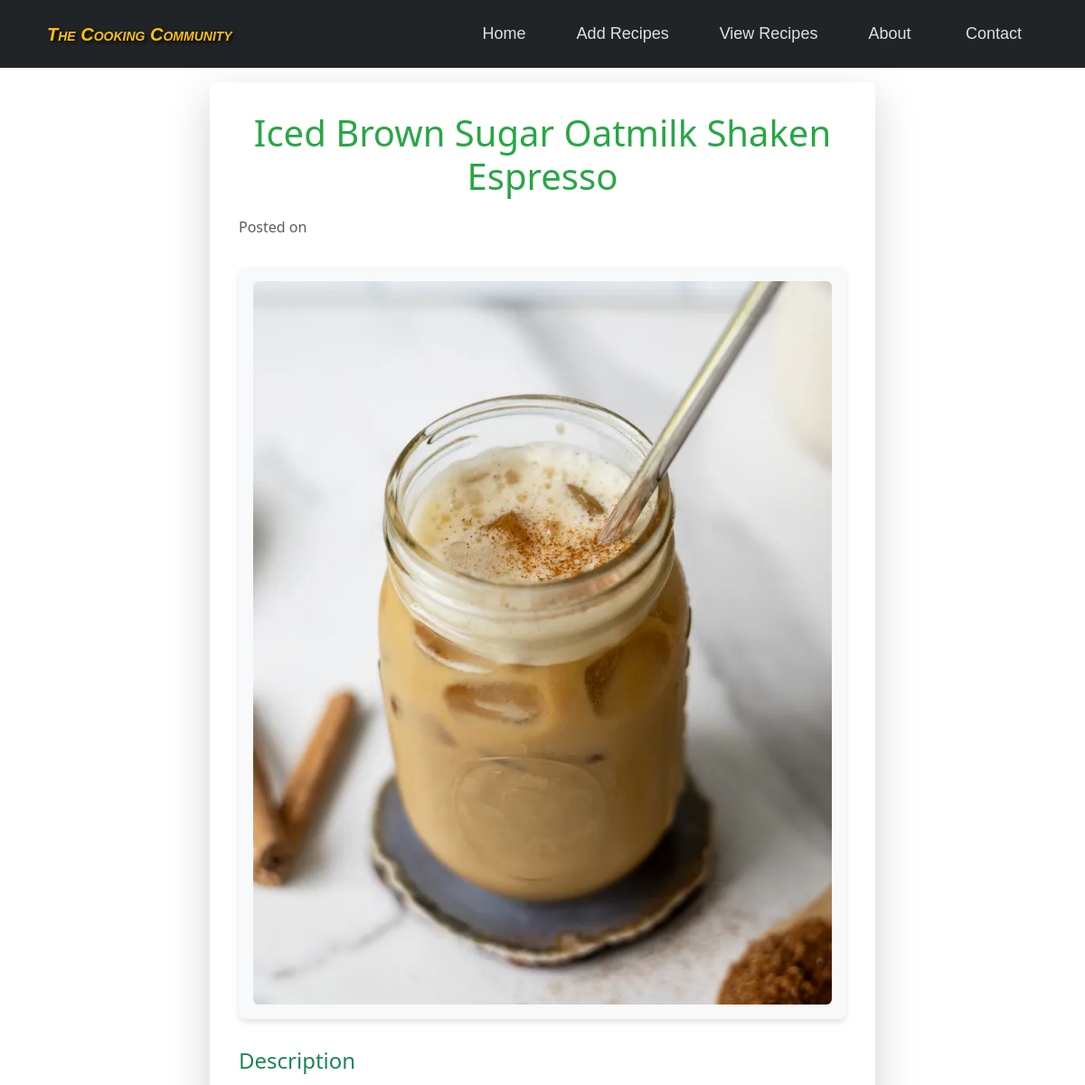
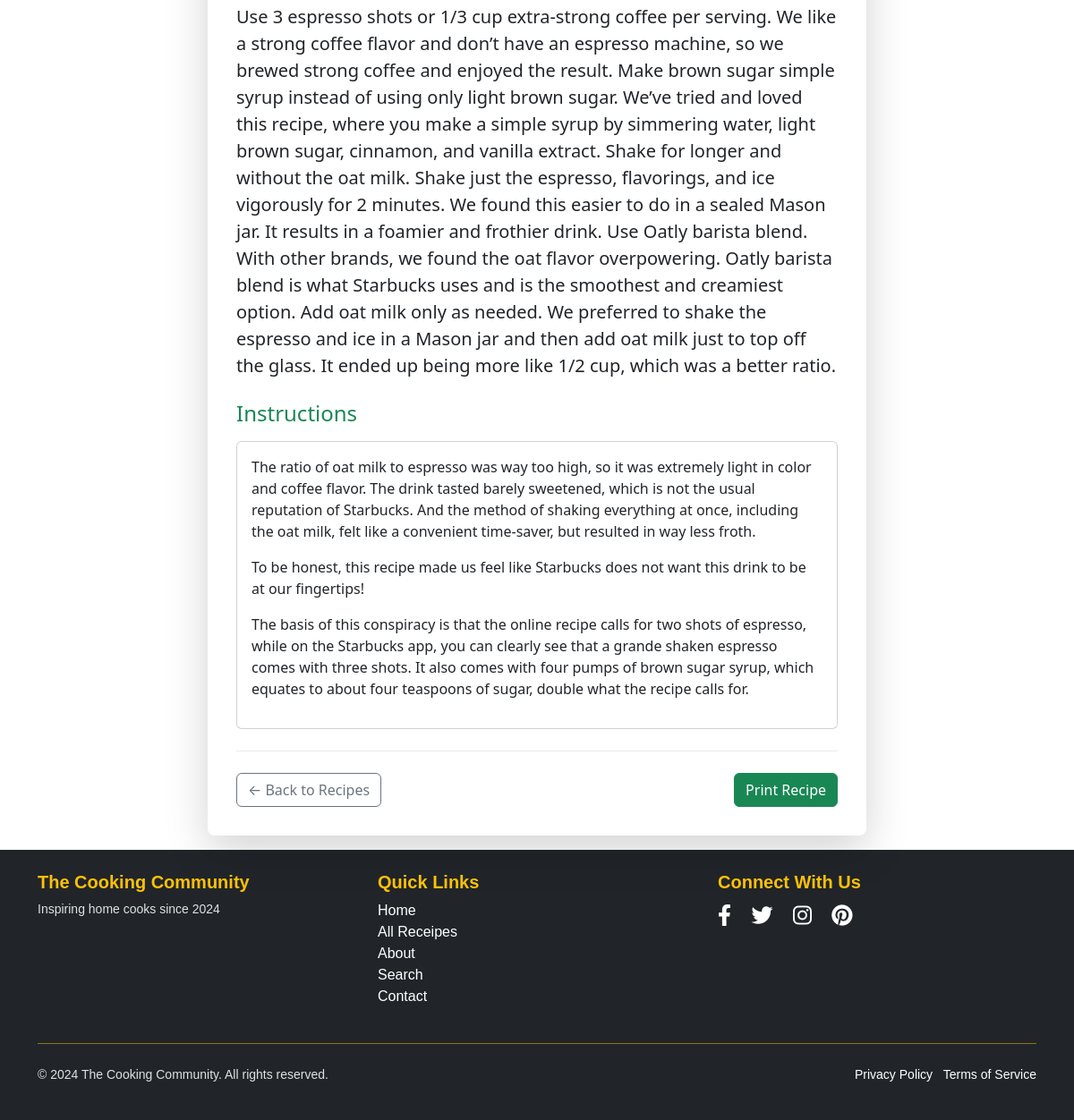
The app's page /view_blog/11/ with its own data (2 pictures, top to bottom).
### vege/models.py (models this page shows)
class Receipe(models.Model):
    receipe_name = models.CharField(max_length=100)
    receipe_description = models.TextField(max_length=1000)
    receipe_instructions = models.TextField(default=None)
    receipe_image = models.ImageField(upload_to='receipes')

### vege/views.py (the view)
# urls.py: path('view_blog/<int:recipe_id>/', views.view_blog, name='view_blog'),
def view_blog(request, recipe_id):
    recipe = get_object_or_404(Receipe, id=recipe_id)
    return render(request, 'view_blog.html', {'recipe': recipe})

### vege/templates/view_blog.html (shortened to what this page needs)
{% extends 'base.html' %}
{% block content %}
<div class="container mt-5">
    <div class="row">
        <div class="col-lg-8 offset-lg-2">
            <article class="blog-post shadow-lg">
                <header class="blog-post-header mb-4">
                    <h1 class="blog-title display-4">{{ recipe.receipe_name }}</h1>
                    <p class="text-muted">Posted on {{ recipe.created_at|date:"F d, Y" }}</p>
                </header>
                <figure class="blog-post-image mb-4">
                    <img src="{{ recipe.receipe_image.url }}" alt="{{ recipe.receipe_name }}" class="img-fluid rounded">
                </figure>
                <section class="blog-post-content">
                    <h2 class="h4 text-success mb-3">Description</h2>
                    <p class="lead mb-4">{{ recipe.receipe_description }}</p>
                    <h2 class="h4 text-success mb-3">Instructions</h2>
                    <div class="card">
                        <div class="card-body">
                            {{ recipe.receipe_instructions|linebreaks }}
                        </div>
                    </div>
                </section>
                <footer class="blog-post-footer mt-4">
                    <div class="d-flex justify-content-between align-items-center">
                        <a href="{% url 'view_receipes' %}" class="btn btn-outline-secondary">&larr; Back to Recipes</a>
                        <button class="btn btn-success" onclick="window.print()">Print Recipe</button>
                    </div>
                </footer>
            </article>
        </div>
    </div>
</div>
{% endblock %}

### vege/templates/view_blog.html (style rules this page uses)
.blog-title { color: #28a745; font-size: 2.5rem; text-align: center; margin-bottom: 20px; }
.blog-post-image { max-width: 100%; height: auto; margin: 2rem 0; padding: 1rem; background-color: #f8f9fa; border-radius: 8px; box-shadow: 0 4px 6px rgba(0, 0, 0, 0.1); }
.blog-post-image img { width: 100%; height: auto; object-fit: cover; border-radius: 4px; }
.blog-post { margin-top: -2rem; margin-bottom: 1rem; padding: 2rem; background-color: #ffffff; border-radius: 8px; box-shadow: 0 2px 4px rgba(0, 0, 0, 0.05); }
.blog-post-header { margin-bottom: 2rem; }
.blog-post-content { margin-top: 2rem; }
.blog-post-footer { margin-top: 3rem; padding-top: 1.5rem; border-top: 1px solid #e9ecef; }

### records on screen
Receipe: receipe_name "Iced Brown Sugar Oatmilk Shaken Espresso", receipe_image (picture), receipe_description "Use 3 espresso shots or 1/3 cup extra-strong coffee per serving. We like a strong coffee flavor and don’t have an espresso machine, so we brewed strong coffee and enjoyed the result. Make brown sugar simple syrup instead of using only light brown sugar. We’ve tried and loved this recipe, where you make a simple syrup by simmering water, light brown sugar, cinnamon, and vanilla extract. Shake for longer and without the oat milk. Shake just the espresso, flavorings, and ice vigorously for 2 minutes. We found this easier to do in a sealed Mason jar. It results in a foamier and frothier drink. Use Oatly barista blend. With other brands, we found the oat flavor overpowering. Oatly barista blend…", receipe_instructions "The ratio of oat milk to espresso was way too high, so it was extremely light in color and coffee flavor. The drink tasted barely sweetened, which is not the usual reputation of Starbucks. And the method of shaking everything at once, including the oat milk, felt like a convenient time-saver, but resulted in way less froth. To be honest, this recipe made us feel like Starbucks does not want this drink to be at our fingertips! The basis of this conspiracy is that the online recipe calls for two shots of espresso, while on the Starbucks app, you can clearly see that a grande shaken espresso comes with three shots. It also comes with four pumps of brown sugar syrup, which equates to about four…"
